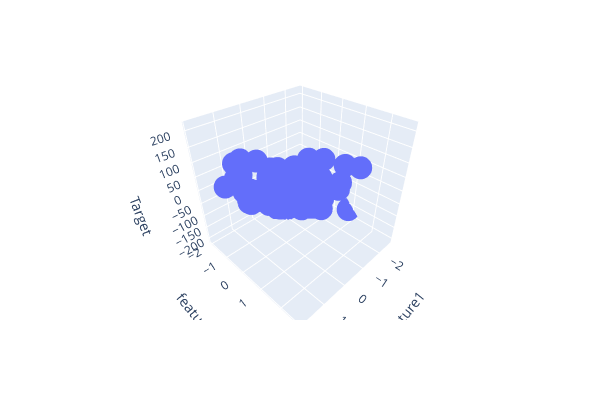

This figure's notebook cell:
### Code cell
import plotly.express as px

fig = px.scatter_3d(df, x="feature1", y="feature2", z="Target")
fig.update_layout(
    width=600,
    height=400
)

fig.show()
